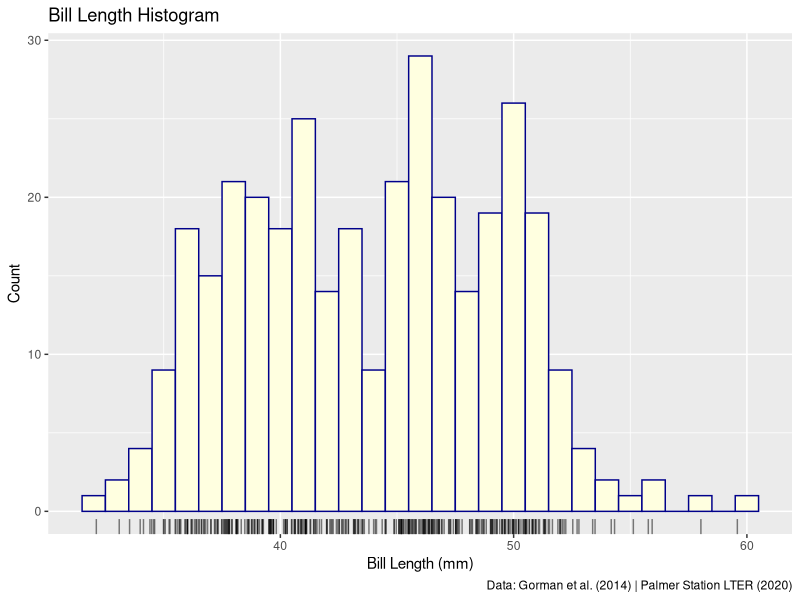
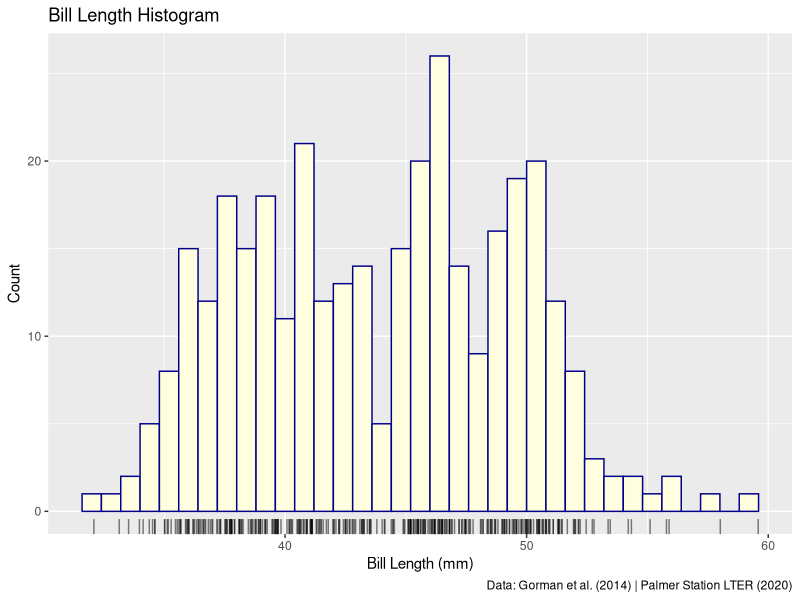
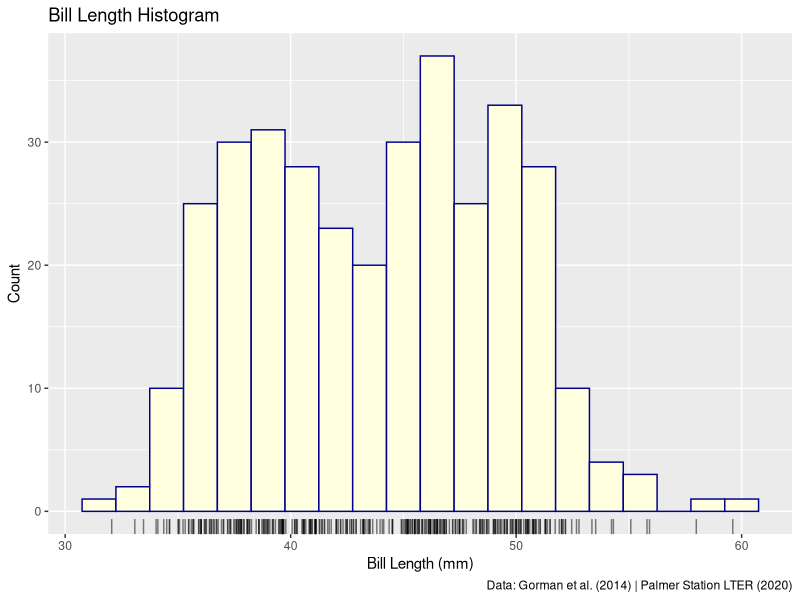
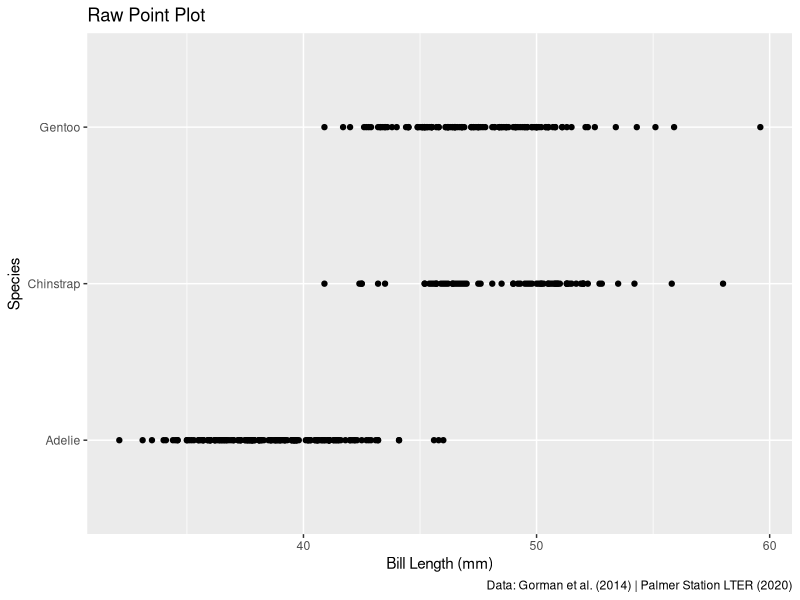
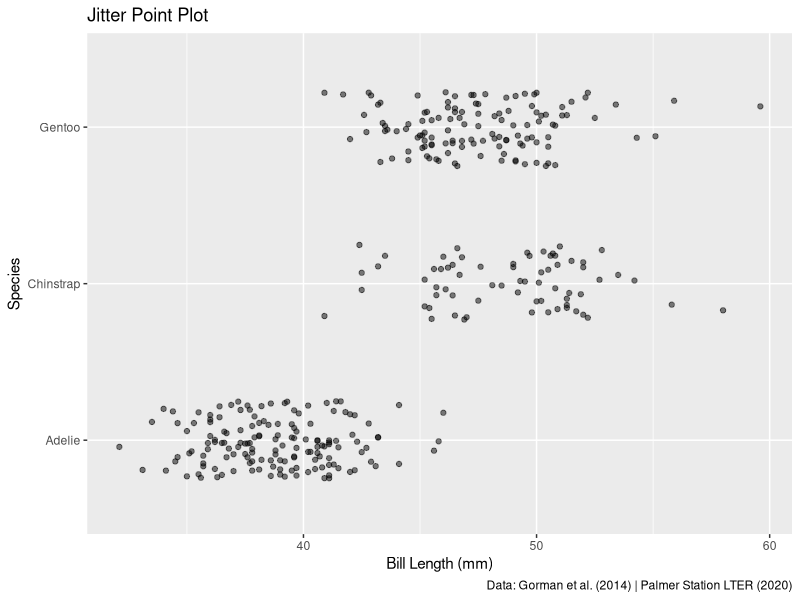
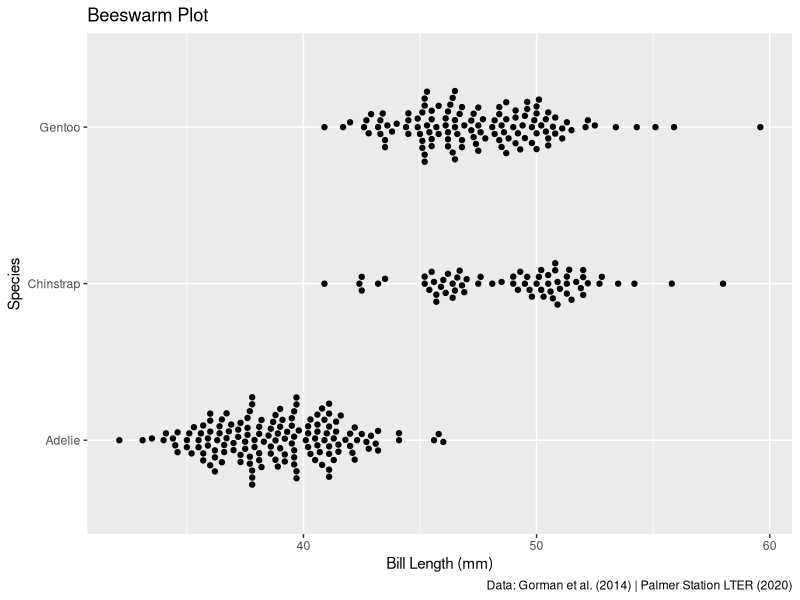
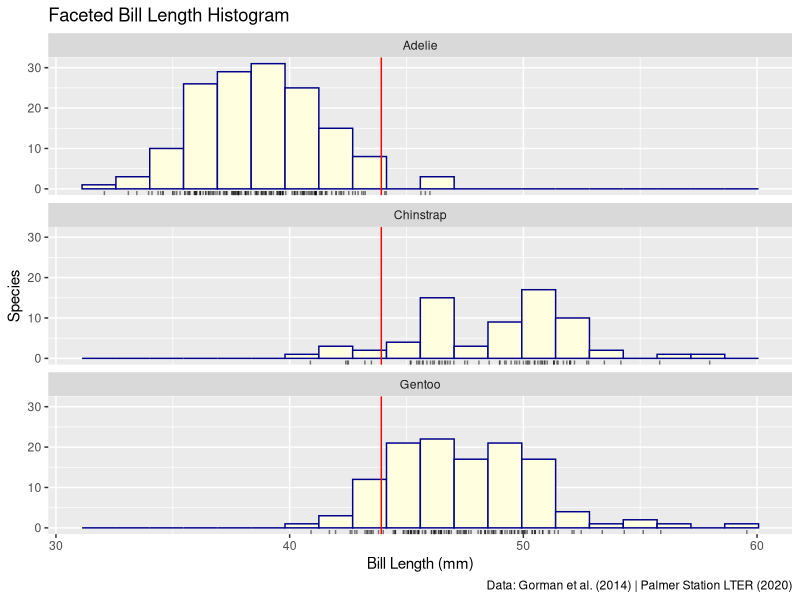
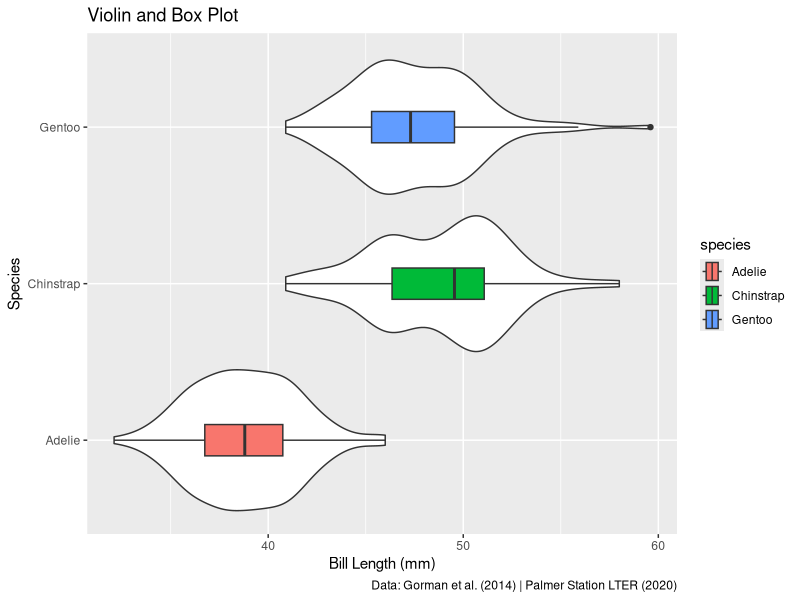

Write R code to recreate these figures, in order.
## ---- chunk 1
#| label: setup
#| message: false
library(tidyverse)
library(ggbeeswarm)
## ---- chunk 2
#| label: load-penguins-dataset
penguins <- datasets::penguins
## ---- chunk 3
#| label: penguins-dataset-dimension
nrow(penguins)
ncol(penguins)
## ---- chunk 4
#| label: data-preparation-exploration
head(penguins)
tail(penguins)
glimpse(penguins)
## ---- chunk 5
#| label: data-preparation-cleaning
penguins_bill <- penguins |>
  select(species, bill_len = bill_len, bill_dep = bill_dep) |>
  drop_na()

nrow(penguins_bill)
## ---- chunk 6
#| label: verifier-3.1c

# Confirm overall dataset dimensions
dim(penguins)

# Confirm no NAs remain after cleaning
anyNA(penguins_bill)

# Confirm cleaned row count
nrow(penguins_bill)

# Confirm exactly 2 rows were removed
removed_rows <- penguins |>
  select(species, bill_len, bill_dep) |>
  filter(if_any(everything(), is.na)) |>
  nrow()

removed_rows

# Confirm 344 - 2 == 342
nrow(penguins) - removed_rows == nrow(penguins_bill)
## ---- chunk 7
#| label: bill-length-histogram
caption_source <- "Data: Gorman et al. (2014) | Palmer Station LTER (2020)"

gg_hist_bins <- function(w) {
  ggplot(penguins_bill, aes(x = .data$bill_len)) +
    geom_histogram(
      binwidth = w,
      fill = "lightyellow",
      color = "darkblue"
    ) +
    geom_rug(
      aes(y = 0),
      position = position_jitter(height = 0),
      alpha = 0.5,
      sides = "b"
    ) +
    labs(
      x = "Bill Length (mm)",
      y = "Count",
      title = "Bill Length Histogram",
      caption = caption_source
    )
}

gg_hist_bins(1)
## ---- chunk 8
#| label: verifier-3.2a

# Confirm bill length range
range(penguins_bill$bill_len, na.rm = TRUE)

# Confirm per-species mean bill length and depth
penguins_bill |>
  summarize(
    mean_bill_len = mean(bill_len),
    mean_bill_dep = mean(bill_dep),
    .by = species
  )
## ---- chunk 9
#| label: histogram-bin-width
gg_hist_bins(0.8)

gg_hist_bins(1.5)
## ---- chunk 10
#| label: raw-point-plot
labs_len_by_species <- labs(
  x = "Bill Length (mm)",
  y = "Species",
  caption = caption_source
)

ggplot(penguins_bill, aes(x = .data$bill_len, y = .data$species)) +
  geom_point() +
  labs_len_by_species +
  labs(title = "Raw Point Plot")
## ---- chunk 11
#| label: jitter-point-plot
ggplot(penguins_bill, aes(x = .data$bill_len, y = .data$species)) +
  geom_jitter(
    alpha = 0.5,
    width = 0,
    height = 0.25
  ) +
  labs_len_by_species +
  labs(title = "Jitter Point Plot")
## ---- chunk 12
#| label: beeswarm-plot
ggplot(penguins_bill, aes(x = .data$bill_len, y = .data$species)) +
  geom_beeswarm(
    cex = 1.5
  ) +
  labs_len_by_species +
  labs(title = "Beeswarm Plot")
## ---- chunk 13
#| label: faceted-histogram
ggplot(penguins_bill, aes(x = .data$bill_len)) +
  geom_histogram(
    bins = 20,
    fill = "lightyellow",
    color = "darkblue"
  ) +
  geom_rug(
    aes(y = 0),
    position = position_jitter(height = 0),
    alpha = 0.5,
    sides = "b"
  ) +
  facet_wrap(vars(species), ncol = 1) +
  geom_vline(aes(xintercept = mean(bill_len)), color = "red") +
  labs_len_by_species +
  labs(title = "Faceted Bill Length Histogram")
## ---- chunk 14
#| label: violin-with-box-plot
ggplot(penguins_bill, aes(bill_len, species)) +
  geom_violin() +
  geom_boxplot(aes(fill = species), width = 0.2) +
  labs_len_by_species +
  labs(title = "Violin and Box Plot")
## ---- chunk 15
#| label: bill-depth-histogram
gg_depth_bins <- function(w) {
  ggplot(penguins_bill, aes(x = .data$bill_dep)) +
    geom_histogram(
      binwidth = w,
      fill = "lightyellow",
      color = "darkblue"
    ) +
    geom_rug(
      aes(y = 0),
      position = position_jitter(height = 0),
      alpha = 0.5,
      sides = "b"
    ) +
    labs(
      x = "Bill Depth (mm)",
      y = "Count",
      title = str_c("Bill Depth Histogram"),
      caption = caption_source
    )
}

gg_depth_bins(0.8)
## ---- chunk 16
#| label: faceted-bill-depth-histogram
global_mean_dep <- mean(penguins_bill$bill_dep)

ggplot(penguins_bill, aes(x = .data$bill_dep)) +
  geom_histogram(
    binwidth = 0.8,
    fill = "lightyellow",
    color = "darkblue"
  ) +
  facet_wrap(vars(species), ncol = 1) +
  geom_rug(
    aes(y = 0),
    position = position_jitter(height = 0),
    alpha = 0.5,
    sides = "b"
  ) +
  geom_vline(aes(xintercept = global_mean_dep), color = "red") +
  labs_len_by_species +
  labs(
    x = "Bill Depth (mm)",
    title = "Faceted Bill Depth Histogram"
  )
## ---- chunk 17
#| label: verifier-3.3c


## ---- chunk 18
means_by_species <- penguins_bill |>
  summarize(
    mean_bill_len = mean(bill_len, na.rm = TRUE),
    mean_bill_dep = mean(bill_dep, na.rm = TRUE),
    .by = species
  )

means_by_species
## ---- chunk 19
#| label: scatter-plot-with-linear-model
labs_len_by_bills <- labs(
  x = "Bill Length (mm)",
  y = "Bill Depth (mm)",
  caption = caption_source
)

lm_plot <-
  ggplot(penguins_bill, aes(x = .data$bill_len, y = .data$bill_dep)) +
  geom_point() +
  geom_smooth(
    method = "lm"
  ) +
  labs_len_by_bills

lm_plot +
  labs(title = "Scatter plot with linear model")
## ---- chunk 20
#| label: overplotting
coord_counts <- penguins_bill |>
  count(bill_len, bill_dep)

hidden_points <- sum(coord_counts$n) - nrow(coord_counts)
max_stack <- max(coord_counts$n)

hidden_points
max_stack
## ---- chunk 21
#| label: jitter-overplot
ggplot(penguins_bill, aes(x = .data$bill_len, y = .data$bill_dep)) +
  geom_jitter(
    alpha = 0.5,
    width = 0,
    height = 0.1
  ) +
  geom_smooth(
    method = "lm"
  ) +
  labs_len_by_bills +
  labs(title = "Jittered Scatter plot")
## ---- chunk 22
#| label: count-overplot
ggplot(penguins_bill, aes(x = .data$bill_len, y = .data$bill_dep)) +
  geom_smooth(method = "lm") +
  geom_count(alpha = 0.5) +
  scale_size_area() +
  labs_len_by_bills +
  labs(title = "Count-symbol Plot")
## ---- chunk 23
#| label: color-scatter-plot
ggplot(
  penguins_bill,
  aes(x = .data$bill_len, y = .data$bill_dep, color = .data$species)
) +
  geom_smooth(method = "lm") +
  geom_count(alpha = 0.5) +
  scale_size_area() +
  labs_len_by_bills +
  labs(
    title = "Colored Count-symbol Plot",
    color = "Species"
  )
## ---- chunk 24
#| label: verifier-3.4

# Confirm hidden points via distinct()
total_rows <- nrow(penguins_bill)

distinct_rows <- penguins_bill |>
  distinct(bill_len, bill_dep) |>
  nrow()

hidden_points <- total_rows - distinct_rows
hidden_points

# Confirm pooled correlation
cor(penguins_bill$bill_len, penguins_bill$bill_dep)

# Confirm per-species correlations
penguins_bill |>
  summarize(
    correlation = cor(bill_len, bill_dep),
    .by = species
  )
